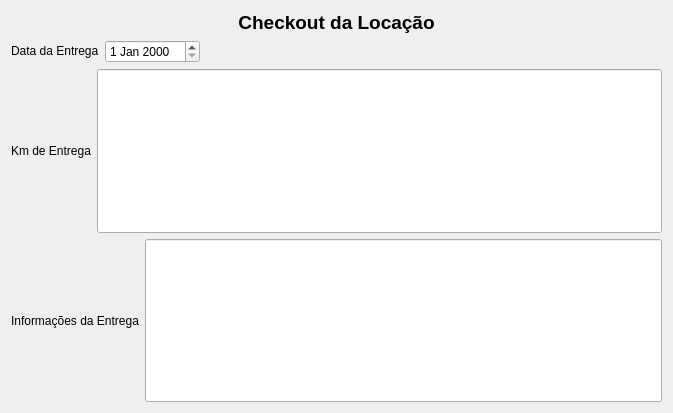
<?xml version="1.0" encoding="UTF-8"?>
<ui version="4.0">
 <class>Form</class>
 <widget class="QWidget" name="Form">
  <property name="geometry">
   <rect>
    <x>0</x>
    <y>0</y>
    <width>673</width>
    <height>413</height>
   </rect>
  </property>
  <property name="windowTitle">
   <string>Fechar Locação</string>
  </property>
  <layout class="QVBoxLayout" name="verticalLayout_2">
   <item>
    <layout class="QVBoxLayout" name="verticalLayout">
     <item>
      <layout class="QGridLayout" name="gridLayout_6">
       <property name="sizeConstraint">
        <enum>QLayout::SetDefaultConstraint</enum>
       </property>
       <item row="0" column="0">
        <widget class="QLabel" name="label">
         <property name="sizePolicy">
          <sizepolicy hsizetype="Fixed" vsizetype="Fixed">
           <horstretch>0</horstretch>
           <verstretch>0</verstretch>
          </sizepolicy>
         </property>
         <property name="font">
          <font>
           <pointsize>14</pointsize>
           <weight>75</weight>
           <bold>true</bold>
          </font>
         </property>
         <property name="text">
          <string>&lt;html&gt;&lt;head/&gt;&lt;body&gt;&lt;p align=&quot;center&quot;&gt;Checkout da Locação&lt;/p&gt;&lt;/body&gt;&lt;/html&gt;</string>
         </property>
        </widget>
       </item>
      </layout>
     </item>
     <item>
      <layout class="QGridLayout" name="gridLayout">
       <property name="sizeConstraint">
        <enum>QLayout::SetFixedSize</enum>
       </property>
       <item row="0" column="0">
        <widget class="QLabel" name="label_10">
         <property name="enabled">
          <bool>true</bool>
         </property>
         <property name="sizePolicy">
          <sizepolicy hsizetype="Fixed" vsizetype="Fixed">
           <horstretch>0</horstretch>
           <verstretch>0</verstretch>
          </sizepolicy>
         </property>
         <property name="text">
          <string>Data da Entrega</string>
         </property>
        </widget>
       </item>
       <item row="0" column="1">
        <widget class="QDateEdit" name="dataFinal">
         <property name="sizePolicy">
          <sizepolicy hsizetype="Fixed" vsizetype="Fixed">
           <horstretch>0</horstretch>
           <verstretch>0</verstretch>
          </sizepolicy>
         </property>
        </widget>
       </item>
       <item row="0" column="2">
        <spacer name="horizontalSpacer">
         <property name="orientation">
          <enum>Qt::Horizontal</enum>
         </property>
         <property name="sizeHint" stdset="0">
          <size>
           <width>40</width>
           <height>20</height>
          </size>
         </property>
        </spacer>
       </item>
      </layout>
     </item>
     <item>
      <layout class="QGridLayout" name="gridLayout_2">
       <property name="sizeConstraint">
        <enum>QLayout::SetFixedSize</enum>
       </property>
       <item row="0" column="0">
        <widget class="QLabel" name="label_11">
         <property name="sizePolicy">
          <sizepolicy hsizetype="Fixed" vsizetype="Preferred">
           <horstretch>0</horstretch>
           <verstretch>0</verstretch>
          </sizepolicy>
         </property>
         <property name="text">
          <string>Km de Entrega</string>
         </property>
        </widget>
       </item>
       <item row="0" column="1">
        <widget class="QLineEdit" name="campKmEnt">
         <property name="sizePolicy">
          <sizepolicy hsizetype="Preferred" vsizetype="Preferred">
           <horstretch>0</horstretch>
           <verstretch>0</verstretch>
          </sizepolicy>
         </property>
        </widget>
       </item>
      </layout>
     </item>
     <item>
      <layout class="QGridLayout" name="gridLayout_3">
       <item row="0" column="0">
        <widget class="QLabel" name="label_12">
         <property name="sizePolicy">
          <sizepolicy hsizetype="Fixed" vsizetype="Preferred">
           <horstretch>0</horstretch>
           <verstretch>0</verstretch>
          </sizepolicy>
         </property>
         <property name="text">
          <string>Informações da Entrega</string>
         </property>
        </widget>
       </item>
       <item row="0" column="1">
        <widget class="QLineEdit" name="campInform">
         <property name="sizePolicy">
          <sizepolicy hsizetype="Preferred" vsizetype="Preferred">
           <horstretch>0</horstretch>
           <verstretch>0</verstretch>
          </sizepolicy>
         </property>
        </widget>
       </item>
      </layout>
     </item>
    </layout>
   </item>
  </layout>
 </widget>
 <resources/>
 <connections/>
</ui>
